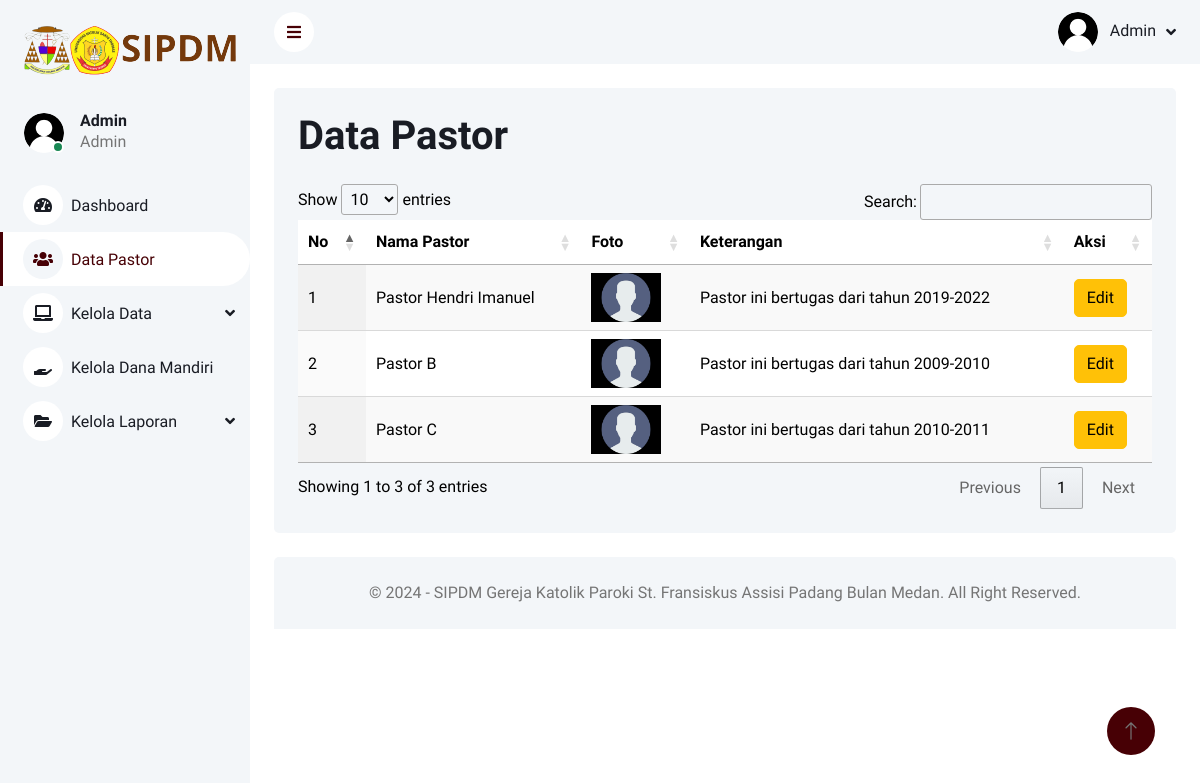
Page /admin/pastor.php (signed in) on the committed database.
### tables this page shows
CREATE TABLE `pastor` (
  `id_pastor` int(2) NOT NULL,
  `nama_pastor` varchar(50) NOT NULL,
  `foto` varchar(50) NOT NULL,
  `keterangan` varchar(100) NOT NULL
);

### admin/pastor.php (the view, shortened to what this page needs)
<?php
	include 'session.php';
?>
<!DOCTYPE html>
<html lang="en">
<head>
    <link href="https://cdnjs.cloudflare.com/ajax/libs/font-awesome/5.10.0/css/all.min.css" rel="stylesheet">
    <link href="https://cdn.jsdelivr.net/npm/bootstrap-icons@1.4.1/font/bootstrap-icons.css" rel="stylesheet">
    <link href="lib/owlcarousel/assets/owl.carousel.min.css" rel="stylesheet">
    <link href="lib/tempusdominus/css/tempusdominus-bootstrap-4.min.css" rel="stylesheet">
    <link href="css/bootstrap.min.css" rel="stylesheet">
    <link href="css/style.css" rel="stylesheet">
    <link rel="stylesheet" href="https://cdn.datatables.net/1.13.4/css/jquery.dataTables.min.css">
</head>
<body>
    <div class="container-xxl position-relative bg-white d-flex p-0">
        <div class="sidebar pb-3">
            <nav class="navbar bg-light navbar-light">
                <a href="" class="navbar-brand mx-4 mb-3">
                    <img src="img/logo_admin.png" alt="logo">
                </a>
                <div class="d-flex align-items-center ms-4 mb-4">
                    <div class="position-relative">
                        <img class="rounded-circle" src="img/user.png" alt="user" style="width: 40px; height: 40px;">
                        <div class="bg-success rounded-circle border border-2 border-white position-absolute end-0 bottom-0 p-1"></div>
                    </div>
                    <div class="ms-3">
                        <h6 class="mb-0">Admin</h6>
                        <span>Admin</span>
                    </div>
                </div>
                <div class="navbar-nav w-100">
                    <a href="index.php" class="nav-item nav-link"><i class="fa fa-tachometer-alt me-2"></i>Dashboard</a>
                    <a href="edit_pastor.php" class="nav-item nav-link active"><i class="fa fa-users me-2"></i>Data Pastor</a>
                    <div class="nav-item dropdown">
                        <a href="#" class="nav-link dropdown-toggle" data-bs-toggle="dropdown"><i class="fa fa-laptop me-2"></i>Kelola Data</a>
                    </div>
                    <a href="kdana.php" class="nav-item nav-link"><i class="fa fa-hand-holding me-2"></i>Kelola Dana Mandiri</a>
                    <div class="nav-item dropdown">
                        <a href="#" class="nav-link dropdown-toggle" data-bs-toggle="dropdown"><i class="fa fa-folder-open me-2"></i>Kelola Laporan</a>
                    </div>
                </div>
            </nav>
        </div>
        <div class="content">
            <nav class="navbar navbar-expand bg-light navbar-light sticky-top px-4 py-0">
                <a href="#" class="sidebar-toggler coklat flex-shrink-0">
                    <i class="fa fa-bars"></i>
                </a>
                <div class="navbar-nav align-items-center ms-auto">
                    <div class="nav-item dropdown">
                        <a href="#" class="nav-link dropdown-toggle" data-bs-toggle="dropdown">
                            <img class="rounded-circle me-lg-2" src="img/user.png" alt="" style="width: 40px; height: 40px;">
                            <span class="d-none d-lg-inline-flex">Admin</span>
                        </a>
                    </div>
                </div>
            </nav>
            <div class="container-fluid pt-4 px-4">
                <div class="bg-light rounded p-4">
                    <div class="d-flex align-items-center justify-content-between mb-4">
                        <h1 class="mb-0">Data Pastor</h1>
                    </div>
                    <div class="table-responsive mt-2" style="color:black;">
                        <table id="example" class="display" style="width:100%; background-color: white; color: black;">
                            <thead>
                                <tr>
                                    <th>No</th>
                                    <th>Nama Pastor</th>
                                    <th>Foto</th>
                                    <th>Keterangan</th>
                                    <th>Aksi</th>
                                </tr>
                            </thead>
                            <tbody>
                            <?php
                                $no = 1;
                                $data = mysqli_query($koneksi,"SELECT * FROM pastor order by id_pastor asc");
                                while($d=mysqli_fetch_array($data)){
                                    ?>
                                <tr>
                                    <td><?php echo $no++; ?></td>
                                    <td><?php echo $d['nama_pastor'] ?></td>
                                    <td><img src="../img/<?php echo $d['foto'] ?>" width="70px" alt=""> </td>
                                    <td><?php echo $d['keterangan'] ?></td>
                                    <td>
                                        <a class="btn btn-warning" href="data_pastor/edit_pastor.php?id=<?php echo $d['id_pastor'];?>">Edit<i></i></a>
                                    </td>
                                </tr>
                                    <?php
                                }
                                ?>
                            </tbody>
                        </table>
                    </div>
                </div>
            </div>
            <div class="container-fluid pt-4 px-4" >
                <div class="bg-light rounded-top p-4">
                    <div class="row">
                        <div class="col text-center">
                            &copy;
                            - SIPDM Gereja Katolik Paroki St. Fransiskus Assisi Padang Bulan Medan. All Right Reserved.
                        </div>
                    </div>
                </div>
            </div>
        </div>
        <a href="#" class="btn btn-lg bg_coklat btn-lg-square back-to-top"><i class="bi bi-arrow-up"></i></a>
    </div>
</body>
</html>

### admin/css/style.css (style rules this page uses)
:root { --primary: #470005; --light: #F3F6F9; --dark: #191C24; }
.coklat { color: #470005; }
.bg_coklat { background-color: #470005; }
.back-to-top { position: fixed; display: none; right: 45px; bottom: 45px; z-index: 99; }
.btn { transition: .5s; }
.btn-lg-square { width: 48px; height: 48px; }
.btn-square, .btn-sm-square, .btn-lg-square { padding: 0; display: inline-flex; align-items: center; justify-content: center; font-weight: normal; border-radius: 50px; }
.sidebar { position: fixed; top: 0; left: 0; bottom: 0; width: 250px; height: 100vh; overflow-y: auto; background: var(--light); transition: 0.5s; z-index: 999; }
.content { margin-left: 250px; min-height: 100vh; background: #FFFFFF; transition: 0.5s; }
@media (min-width: 992px) { .sidebar { margin-left: 0; } }
@media (min-width: 992px) { .content { width: calc(100% - 250px); } }
.sidebar .navbar .navbar-nav .nav-link { padding: 7px 20px; color: var(--dark); font-weight: 500; border-left: 3px solid var(--light); border-radius: 0 30px 30px 0; outline: none; }
.sidebar .navbar .navbar-nav .nav-link:hover, .sidebar .navbar .navbar-nav .nav-link.active { color: var(--primary); background: #FFFFFF; border-color: var(--primary); }
.sidebar .navbar .navbar-nav .nav-link i { width: 40px; height: 40px; display: inline-flex; align-items: center; justify-content: center; background: #FFFFFF; border-radius: 40px; }
.sidebar .navbar .navbar-nav .nav-link:hover i, .sidebar .navbar .navbar-nav .nav-link.active i { background: var(--light); }
.sidebar .navbar .dropdown-toggle::after { position: absolute; top: 15px; right: 15px; border: none; content: "\f107"; font-family: "Font Awesome 5 Free"; font-weight: 900; transition: .5s; }
.content .navbar .navbar-nav .nav-link { margin-left: 25px; padding: 12px 0; color: var(--dark); outline: none; }
.content .navbar .sidebar-toggler, .content .navbar .navbar-nav .nav-link i { width: 40px; height: 40px; display: inline-flex; align-items: center; justify-content: center; background: #FFFFFF; border-radius: 40px; }
.content .navbar .dropdown-toggle::after { margin-left: 6px; vertical-align: middle; border: none; content: "\f107"; font-family: "Font Awesome 5 Free"; font-weight: 900; transition: .5s; }

### rows in the picture
pastor: nama_pastor "Pastor Hendri Imanuel", foto (picture), keterangan "Pastor ini bertugas dari tahun 2019-2022"
pastor: nama_pastor "Pastor B", foto (picture), keterangan "Pastor ini bertugas dari tahun 2009-2010"
pastor: nama_pastor "Pastor C", foto (picture), keterangan "Pastor ini bertugas dari tahun 2010-2011"
